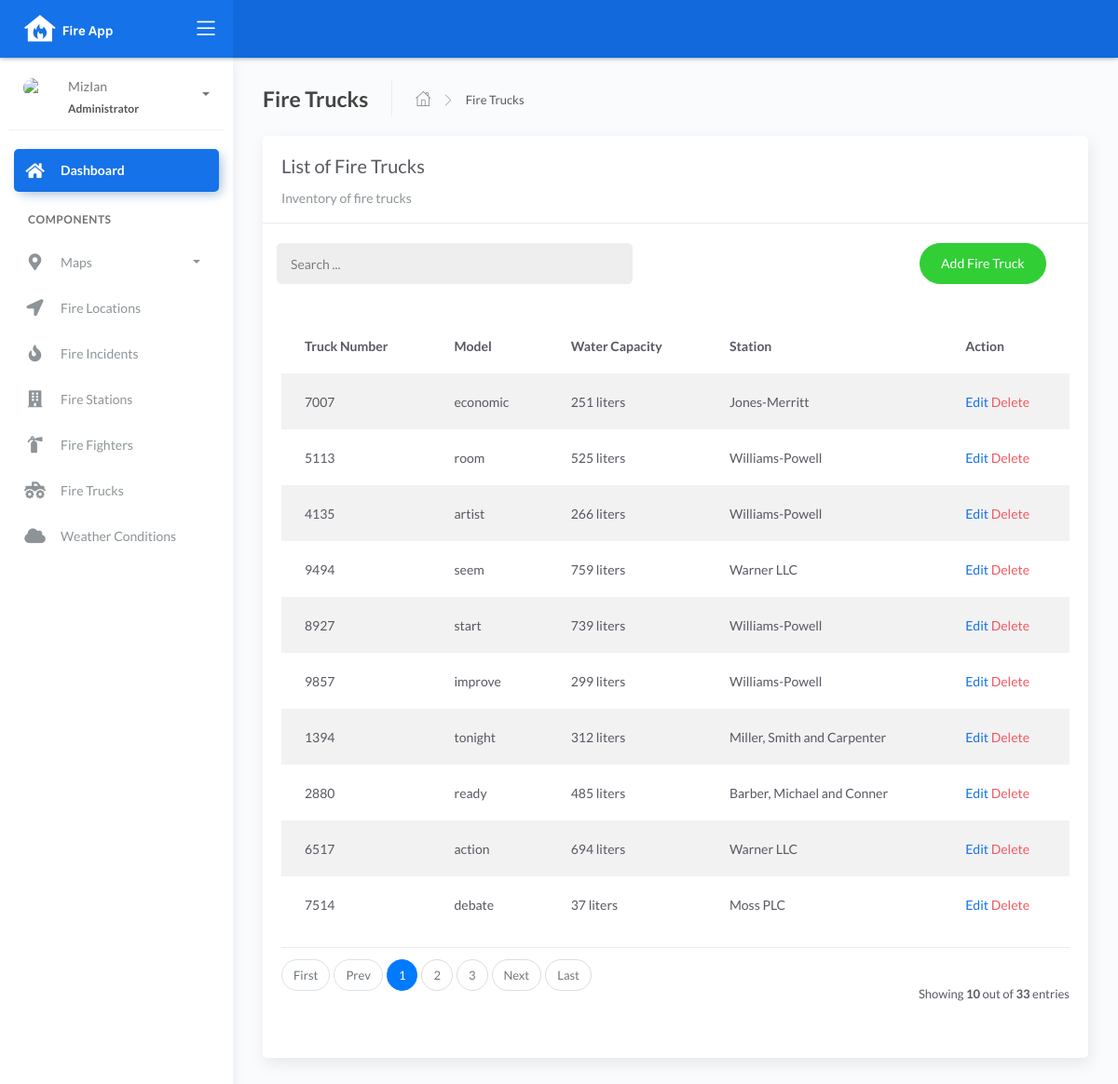
Page /firetruck_list on the earlier database version.
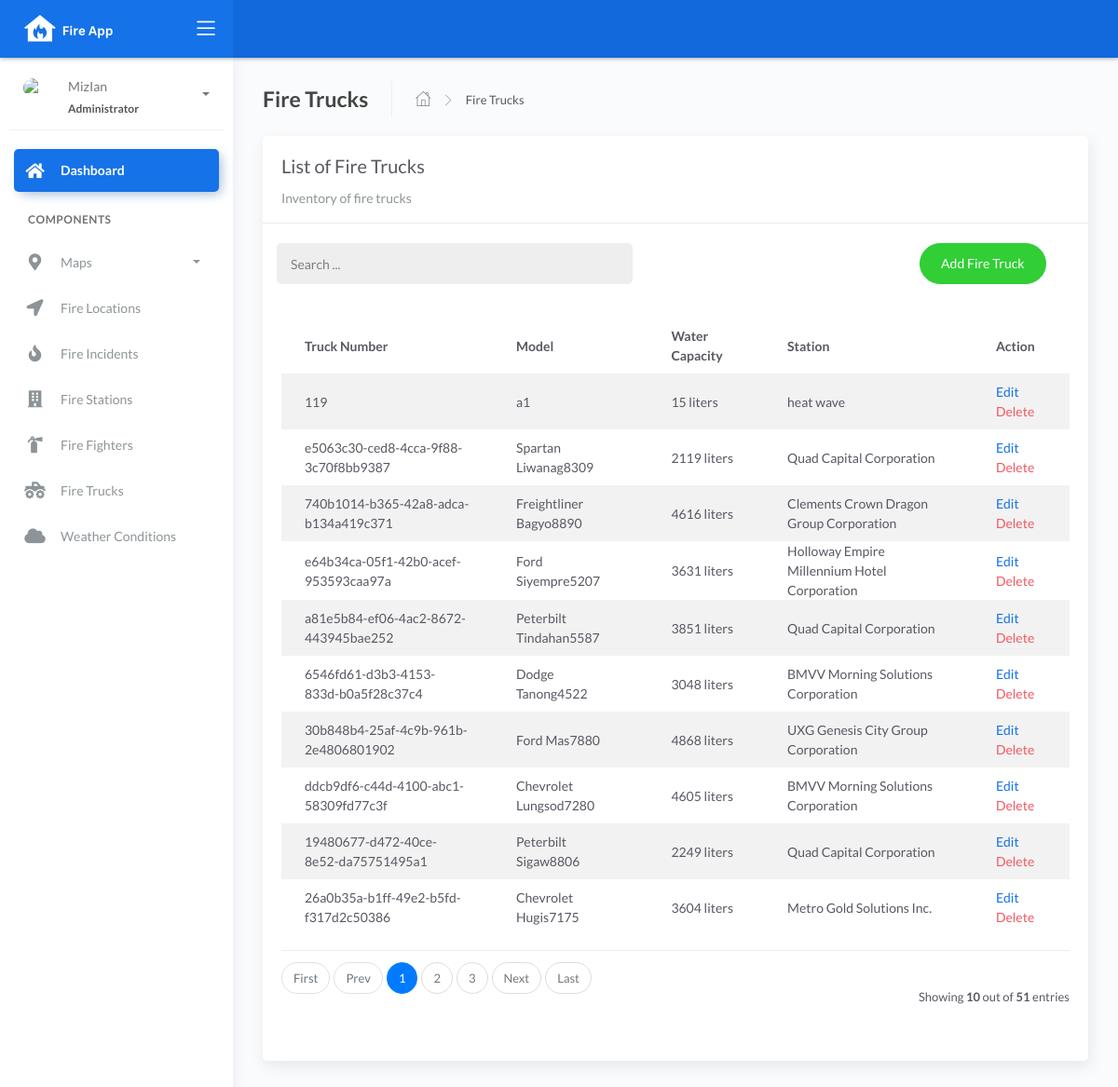
Same page on the later database version.
### fire/models.py (models this page shows, shortened)
class BaseModel(models.Model):
    created_at = models.DateTimeField(auto_now_add=True, db_index=True)
    updated_at = models.DateTimeField(auto_now=True)
    class Meta:
        abstract = True

class FireTruck(BaseModel):
    truck_number = models.CharField(max_length=150)
    model = models.CharField(max_length=150)
    capacity = models.CharField(max_length=150)  # water
    station = models.ForeignKey(FireStation, on_delete=models.CASCADE)

class FireStation(BaseModel):
    name = models.CharField(max_length=150)
    latitude = models.DecimalField(
        max_digits=22, decimal_places=16, null=True, blank=True)
    longitude = models.DecimalField(
        max_digits=22, decimal_places=16, null=True, blank=True)
    address = models.CharField(max_length=150)
    city = models.CharField(max_length=150)  # can be in separate table
    country = models.CharField(max_length=150)  # can be in separate table
    def __str__(self):
        return f"{self.name}"

### fire/views.py (the view)
# urls.py: path('firetruck_list', FireTruckList.as_view(), name='firetruck-list'),
class FireTruckList(ListView):
    model = FireTruck
    context_object_name = 'firetruck'
    template_name = "firetruck_list.html"
    paginate_by = 10
    def get_queryset(self, *args, **kwargs):
         qs = super(FireTruckList, self).get_queryset(*args, **kwargs)
         if self.request.GET.get("q") != None:
             query = self.request.GET.get('q')
             qs = qs.filter(Q(truck_number__icontains=query) |
                            Q(model__icontains=query) |
                            Q(capacity__icontains=query) )
         return qs

### templates/firetruck_list.html (shortened to what this page needs)
{% extends 'base.html' %} {% load static %} {% block content %}
<div class="content">
    <div class="page-inner">
        <div class="page-header">
            <h4 class="page-title">Fire Trucks</h4>
            <ul class="breadcrumbs">
                <li class="nav-home">
                    <a href="{%url 'dashboard-chart' %}">
                    <i class="flaticon-home"></i>
                    </a>
                </li>
                <li class="separator">
                    <i class="flaticon-right-arrow"></i>
                </li>
                <li class="nav-item">
                    <a href="#">Fire Trucks</a>
                </li>
            </ul>
        </div>
        <div class="row">
            <div class="col-md-12">
                <div class="card">
                    <div class="card-header">
                        <div class="card-title">List of Fire Trucks</div>
                        <div class="card-category">Inventory of fire trucks</div>
                    </div>
                    <br>
                        <div class="col-md-12 row">
                            <div class="col-md-6">
                                <form class="navbar-left navbar-form nav-search mr-md-3" action="{% url 'firetruck-list' %}">
                                    <div class="input-group">
                                        <input type="text" placeholder="Search ..." class="form-control" name="q">
                                        <div class="input-group-append">
                                        <span class="input-group-text">
                                        </span>
                                        </div>
                                    </div>
                                </form>
                            </div>
                            <div class="col-md-6">
                                <div class="pull-right">
                                    <a href="{% url 'firetruck-add'%}" class="btn btn-success btn-rounded">Add Fire Truck</a>
                                </div>
                            </div>
                        </div>
                    <div class="card-body">
                        <table class="table table-striped mt-3">
                            <thead>
                                <tr>
                                    <th scope="col">Truck Number</th>
                                    <th scope="col">Model</th>
                                    <th scope="col">Water Capacity</th>
                                    <th scope="col">Station</th>
                                    <th scope="col">Action</th>
                                </tr>
                            </thead>
                            <tbody>
                                {% for object in object_list %}
                                <tr>
                                    <td>{{ object.truck_number }}</td>
                                    <td>{{ object.model }}</td>
                                    <td>{{ object.capacity }} liters</td>
                                    <td>{{ object.station }}</td>
                                    <td>
                                        <a href="firetruck_list/edit/{{ object.id }}">Edit</a>
                                        <a href="firetruck_list/delete/{{ object.id }}" class="text-danger">Delete</a>
                                    </td>
                                </tr>
                                {% empty %}
                                <tr>
                                    <td colspan="4" style="text-align: center">
                                    <p class="text-sm font-weight-bold mb-0">No Records Found</p>
                                    </td>
                                </tr>
                                {% endfor %}
                            </tbody>
                        </table>
                        {% include 'includes/pagination.html' %}
                    </div>
                </div>
            </div>
        </div>
    </div>
</div>
{% endblock %}

Differences in the rows shown:
removed FireTruck: truck_number "7007", model "economic", capacity "251", station "Jones-Merritt"
removed FireTruck: truck_number "5113", model "room", capacity "525", station "Williams-Powell"
removed FireTruck: truck_number "4135", model "artist", capacity "266", station "Williams-Powell"
removed FireTruck: truck_number "9494", model "seem", capacity "759", station "Warner LLC"
removed FireTruck: truck_number "8927", model "start", capacity "739", station "Williams-Powell"
removed FireTruck: truck_number "9857", model "improve", capacity "299", station "Williams-Powell"
removed FireTruck: truck_number "1394", model "tonight", capacity "312", station "Miller, Smith and Carpenter"
removed FireTruck: truck_number "2880", model "ready", capacity "485", station "Barber, Michael and Conner"
removed FireTruck: truck_number "6517", model "action", capacity "694", station "Warner LLC"
removed FireTruck: truck_number "7514", model "debate", capacity "37", station "Moss PLC"
added FireTruck: truck_number "119", model "a1", capacity "15", station "heat wave"
added FireTruck: truck_number "e5063c30-ced8-4cca-9f88-3c70f8bb9387", model "Spartan Liwanag8309", capacity "2119", station "Quad Capital Corporation"
added FireTruck: truck_number "740b1014-b365-42a8-adca-b134a419c371", model "Freightliner Bagyo8890", capacity "4616", station "Clements Crown Dragon Group Corporation"
added FireTruck: truck_number "e64b34ca-05f1-42b0-acef-953593caa97a", model "Ford Siyempre5207", capacity "3631", station "Holloway Empire Millennium Hotel Corporation"
added FireTruck: truck_number "a81e5b84-ef06-4ac2-8672-443945bae252", model "Peterbilt Tindahan5587", capacity "3851", station "Quad Capital Corporation"
added FireTruck: truck_number "6546fd61-d3b3-4153-833d-b0a5f28c37c4", model "Dodge Tanong4522", capacity "3048", station "BMVV Morning Solutions Corporation"
added FireTruck: truck_number "30b848b4-25af-4c9b-961b-2e4806801902", model "Ford Mas7880", capacity "4868", station "UXG Genesis City Group Corporation"
added FireTruck: truck_number "ddcb9df6-c44d-4100-abc1-58309fd77c3f", model "Chevrolet Lungsod7280", capacity "4605", station "BMVV Morning Solutions Corporation"
added FireTruck: truck_number "19480677-d472-40ce-8e52-da75751495a1", model "Peterbilt Sigaw8806", capacity "2249", station "Quad Capital Corporation"
added FireTruck: truck_number "26a0b35a-b1ff-49e2-b5fd-f317d2c50386", model "Chevrolet Hugis7175", capacity "3604", station "Metro Gold Solutions Inc."
Other differences:
{{ paginator.count }}: "33" → "51"
